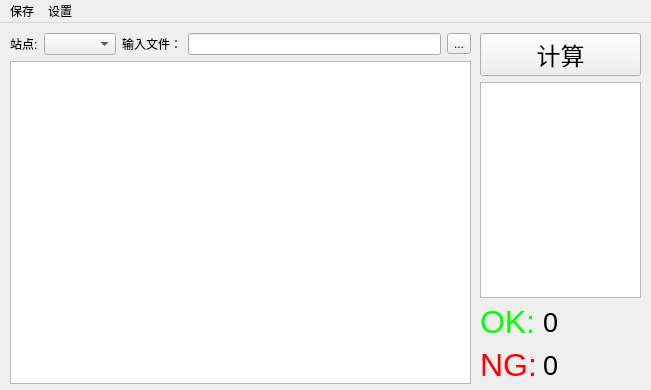
<?xml version="1.0" encoding="UTF-8"?>
<ui version="4.0">
 <class>MainWindow</class>
 <widget class="QMainWindow" name="MainWindow">
  <property name="geometry">
   <rect>
    <x>0</x>
    <y>0</y>
    <width>651</width>
    <height>390</height>
   </rect>
  </property>
  <property name="windowTitle">
   <string>MainWindow</string>
  </property>
  <widget class="QWidget" name="centralwidget">
   <widget class="QWidget" name="layoutWidget">
    <property name="geometry">
     <rect>
      <x>10</x>
      <y>10</y>
      <width>461</width>
      <height>351</height>
     </rect>
    </property>
    <layout class="QGridLayout" name="gridLayout_2">
     <item row="0" column="0">
      <layout class="QGridLayout" name="gridLayout">
       <item row="0" column="0">
        <widget class="QLabel" name="label_2">
         <property name="text">
          <string>站点:</string>
         </property>
        </widget>
       </item>
       <item row="0" column="1">
        <widget class="QComboBox" name="comboBox"/>
       </item>
       <item row="0" column="2">
        <widget class="QLabel" name="label">
         <property name="text">
          <string>输入文件：</string>
         </property>
        </widget>
       </item>
       <item row="0" column="3">
        <widget class="QLineEdit" name="lineEdit"/>
       </item>
       <item row="0" column="4">
        <widget class="QToolButton" name="toolButton">
         <property name="text">
          <string>...</string>
         </property>
        </widget>
       </item>
      </layout>
     </item>
     <item row="1" column="0">
      <widget class="QChartView" name="displayView"/>
     </item>
    </layout>
   </widget>
   <widget class="QWidget" name="layoutWidget">
    <property name="geometry">
     <rect>
      <x>480</x>
      <y>10</y>
      <width>161</width>
      <height>351</height>
     </rect>
    </property>
    <layout class="QGridLayout" name="gridLayout_3">
     <item row="2" column="0">
      <layout class="QFormLayout" name="formLayout">
       <item row="0" column="0">
        <widget class="QLabel" name="label_3">
         <property name="text">
          <string>&lt;html&gt;&lt;head/&gt;&lt;body&gt;&lt;p&gt;&lt;span style=&quot; font-size:24pt; color:#00ff00;&quot;&gt;OK:&lt;/span&gt;&lt;/p&gt;&lt;/body&gt;&lt;/html&gt;</string>
         </property>
        </widget>
       </item>
       <item row="0" column="1">
        <widget class="QLabel" name="okCount">
         <property name="text">
          <string>&lt;html&gt;&lt;head/&gt;&lt;body&gt;&lt;p&gt;&lt;span style=&quot; font-size:20pt;&quot;&gt;0&lt;/span&gt;&lt;/p&gt;&lt;/body&gt;&lt;/html&gt;</string>
         </property>
        </widget>
       </item>
       <item row="1" column="0">
        <widget class="QLabel" name="label_4">
         <property name="text">
          <string>&lt;html&gt;&lt;head/&gt;&lt;body&gt;&lt;p&gt;&lt;span style=&quot; font-size:24pt; color:#ff0000;&quot;&gt;NG:&lt;/span&gt;&lt;/p&gt;&lt;/body&gt;&lt;/html&gt;</string>
         </property>
        </widget>
       </item>
       <item row="1" column="1">
        <widget class="QLabel" name="ngCount">
         <property name="text">
          <string>&lt;html&gt;&lt;head/&gt;&lt;body&gt;&lt;p&gt;&lt;span style=&quot; font-size:20pt;&quot;&gt;0&lt;/span&gt;&lt;/p&gt;&lt;/body&gt;&lt;/html&gt;</string>
         </property>
        </widget>
       </item>
      </layout>
     </item>
     <item row="1" column="0">
      <widget class="QListView" name="listView"/>
     </item>
     <item row="0" column="0">
      <widget class="QPushButton" name="runButton">
       <property name="font">
        <font>
         <pointsize>18</pointsize>
        </font>
       </property>
       <property name="text">
        <string>计算</string>
       </property>
      </widget>
     </item>
    </layout>
   </widget>
  </widget>
  <widget class="QMenuBar" name="menuBar">
   <property name="geometry">
    <rect>
     <x>0</x>
     <y>0</y>
     <width>651</width>
     <height>22</height>
    </rect>
   </property>
   <widget class="QMenu" name="menu">
    <property name="title">
     <string>保存</string>
    </property>
    <addaction name="action1"/>
    <addaction name="action2"/>
   </widget>
   <widget class="QMenu" name="menu1">
    <property name="title">
     <string>设置</string>
    </property>
    <addaction name="action1_2"/>
    <addaction name="separator"/>
   </widget>
   <addaction name="menu"/>
   <addaction name="menu1"/>
  </widget>
  <action name="action1">
   <property name="text">
    <string>保存为图片...</string>
   </property>
  </action>
  <action name="action2">
   <property name="text">
    <string>保存为csv...</string>
   </property>
  </action>
  <action name="action1_2">
   <property name="text">
    <string>打开配置文件</string>
   </property>
  </action>
 </widget>
 <customwidgets>
  <customwidget>
   <class>QChartView</class>
   <extends>QGraphicsView</extends>
   <header location="global">QtCharts/QChartView.h</header>
  </customwidget>
 </customwidgets>
 <resources/>
 <connections>
  <connection>
   <sender>runButton</sender>
   <signal>clicked()</signal>
   <receiver>MainWindow</receiver>
   <slot>openfile()</slot>
   <hints>
    <hint type="sourcelabel">
     <x>560</x>
     <y>52</y>
    </hint>
    <hint type="destinationlabel">
     <x>325</x>
     <y>194</y>
    </hint>
   </hints>
  </connection>
 </connections>
 <slots>
  <slot>openfile()</slot>
 </slots>
</ui>
